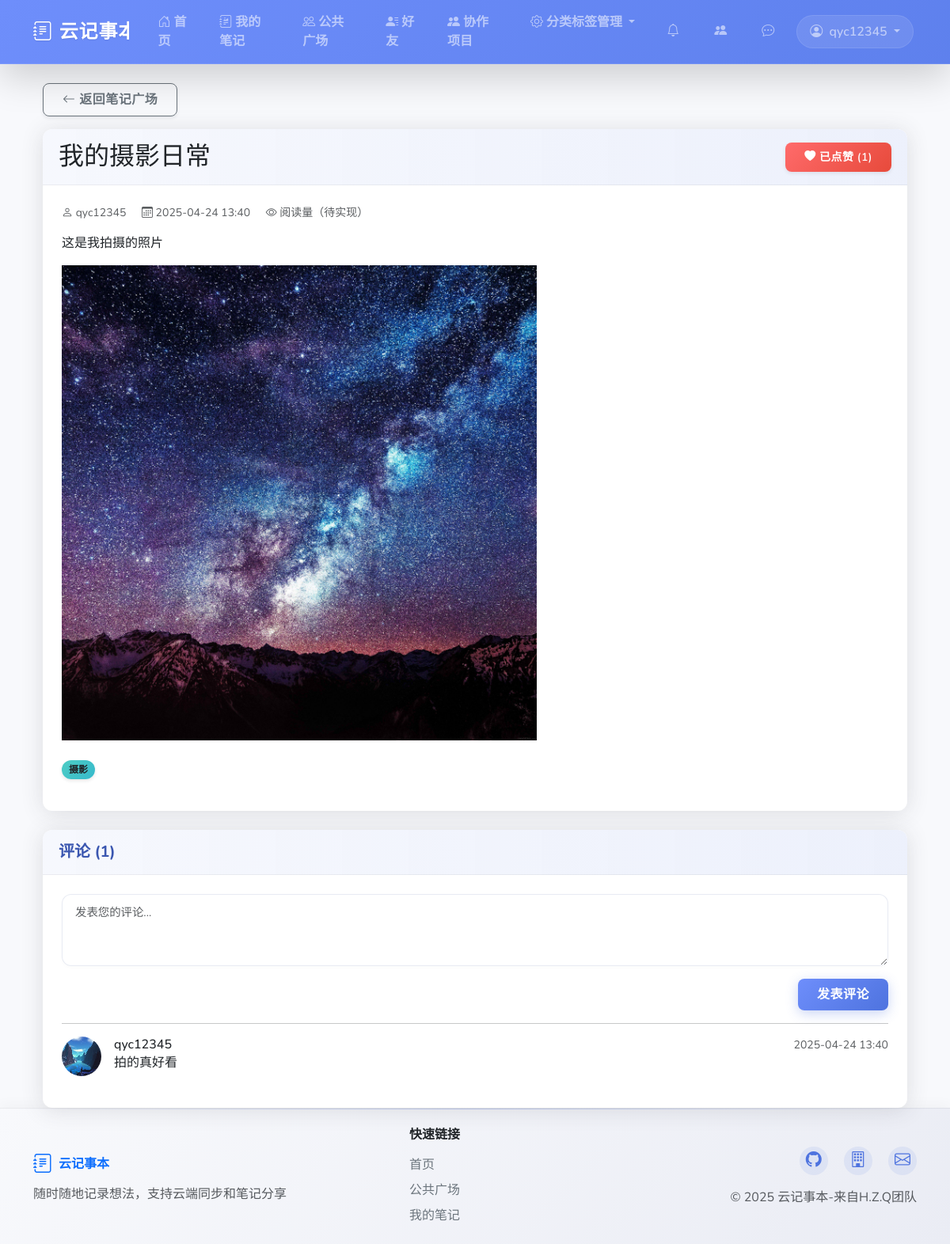
The app's page /sharing/note/16/ (signed in) with its own data.
### notebooks/models.py (models this page shows, shortened)
class Notebook(models.Model):
    title = models.CharField(max_length=200, verbose_name="标题")
    content = HTMLField(verbose_name="内容")
    user = models.ForeignKey(User, on_delete=models.CASCADE, related_name="notebooks", verbose_name="所属用户")
    category = models.ForeignKey(Category, on_delete=models.SET_NULL, null=True, blank=True,
                                 related_name="notebooks", verbose_name="所属分类")
    tags = models.ManyToManyField(Tag, blank=True, related_name="notebooks", verbose_name="标签")
    created_at = models.DateTimeField(auto_now_add=True, verbose_name="创建时间")
    updated_at = models.DateTimeField(auto_now=True, verbose_name="更新时间")
    is_public = models.BooleanField(default=False, verbose_name="是否公开")
    is_featured = models.BooleanField(default=False, verbose_name="是否精选")
    class Meta:
        verbose_name = "笔记"
        verbose_name_plural = "笔记"
        ordering = ['-updated_at']

class Tag(models.Model):
    name = models.CharField(max_length=50, verbose_name="标签名称")
    user = models.ForeignKey(User, on_delete=models.CASCADE, related_name="tags", verbose_name="所属用户")
    created_at = models.DateTimeField(auto_now_add=True, verbose_name="创建时间")
    class Meta:
        verbose_name = "标签"
        verbose_name_plural = "标签"
        ordering = ['name']
        unique_together = ['name', 'user']  # 同一用户不能创建同名标签

### sharing/models.py (models this page shows, shortened)
class Comment(models.Model):
    notebook = models.ForeignKey(Notebook, on_delete=models.CASCADE, related_name='comments', verbose_name="笔记")
    user = models.ForeignKey(User, on_delete=models.CASCADE, related_name='comments', verbose_name="用户")
    content = models.TextField(verbose_name="评论内容")
    created_at = models.DateTimeField(auto_now_add=True, verbose_name="评论时间")
    class Meta:
        verbose_name = "评论"
        verbose_name_plural = "评论"
        ordering = ['-created_at']

### accounts/models.py (models this page shows, shortened)
class Profile(models.Model):
    user = models.OneToOneField(User, on_delete=models.CASCADE)
    avatar = models.ImageField(default='user_dark.png', upload_to='profile_pics')

### sharing/views.py (the view)
# urls.py: path('note/<int:notebook_id>/', views.view_shared_note, name='view_note'),
@login_required
def view_shared_note(request, notebook_id):
    notebook = get_object_or_404(Notebook, id=notebook_id, is_public=True)
    user_liked = Like.objects.filter(notebook=notebook, user=request.user).exists()
    comments = Comment.objects.filter(notebook=notebook)
    if request.method == 'POST':
        comment_form = CommentForm(request.POST)
        if comment_form.is_valid():
            comment = comment_form.save(commit=False)
            comment.notebook = notebook
            comment.user = request.user
            comment.save()
            messages.success(request, '评论发布成功！')
            return redirect('sharing:view_note', notebook_id=notebook.id)
    else:
        comment_form = CommentForm()
    context = {
        'notebook': notebook,
        'user_liked': user_liked,
        'like_count': notebook.likes.count(),
        'comments': comments,
        'comment_form': comment_form
    }
    return render(request, 'sharing/view_shared_note.html', context)

### sharing/forms.py
class CommentForm(forms.ModelForm):
    class Meta:
        model = Comment
        fields = ['content']
        widgets = {
            'content': forms.Textarea(attrs={'class': 'form-control', 'rows': 3, 'placeholder': '发表您的评论...'})
        }

### templates/sharing/view_shared_note.html (shortened to what this page needs)
{% extends 'base.html' %}
{% block content %}
<div class="container">
    <div class="mb-3">
        <a href="{% url 'sharing:public' %}" class="btn btn-outline-secondary">
            <i class="bi bi-arrow-left"></i> 返回笔记广场
        </a>
    </div>
    <div class="card mb-4">
        <div class="card-header d-flex justify-content-between align-items-center">
            <h1 class="card-title h2 mb-0">{{ notebook.title }}</h1>
            <div>
                <form method="post" action="{% url 'sharing:toggle_like' notebook.id %}" class="d-inline">
                    <button type="submit" class="btn btn-sm btn-{% if user_liked %}danger{% else %}outline-danger{% endif %}">
                        <i class="bi bi-heart{% if user_liked %}-fill{% endif %}"></i>
                        {% if user_liked %}已点赞{% else %}点赞{% endif %} ({{ like_count }})
                    </button>
                </form>
            </div>
        </div>
        <div class="card-body">
            <div class="mb-3 text-muted small">
                <span>
                    <i class="bi bi-person"></i> {{ notebook.user.username }}
                </span>
                <span class="ms-3">
                    <i class="bi bi-calendar3"></i> {{ notebook.created_at|date:"Y-m-d H:i" }}
                </span>
                <span class="ms-3">
                    <i class="bi bi-eye"></i> 阅读量（待实现）
                </span>
            </div>
            <div class="content mb-4">
                {{ notebook.content|safe }}
            </div>
            {% if notebook.tags.all %}
            <div class="mb-3">
                {% for tag in notebook.tags.all %}
                <span class="badge bg-info text-dark">{{ tag.name }}</span>
                {% endfor %}
            </div>
            {% endif %}
        </div>
    </div>
    <div class="card">
        <div class="card-header">
            <h3 class="h5 mb-0">评论 ({{ comments.count }})</h3>
        </div>
        <div class="card-body">
            <form method="post" action="{% url 'sharing:view_note' notebook.id %}">
                <div class="mb-3">
                    {{ comment_form.content }}
                </div>
                <div class="text-end">
                    <button type="submit" class="btn btn-primary">发表评论</button>
                </div>
            </form>
            <hr>
            {% if comments %}
                {% for comment in comments %}
                <div class="d-flex mb-3">
                    <div class="flex-shrink-0">
                        <img src="{{ comment.user.profile.avatar.url }}" alt="{{ comment.user.username }}"
                             class="rounded-circle" width="50" height="50">
                    </div>
                    <div class="flex-grow-1 ms-3">
                        <div class="d-flex justify-content-between align-items-center">
                            <h6 class="mb-0">{{ comment.user.username }}</h6>
                            <small class="text-muted">{{ comment.created_at|date:"Y-m-d H:i" }}</small>
                        </div>
                        <p class="mb-1">{{ comment.content }}</p>
                    </div>
                </div>
                {% endfor %}
            {% else %}
                <div class="text-center my-4 text-muted">
                    <p>暂无评论，成为第一个发表评论的人吧！</p>
                </div>
            {% endif %}
        </div>
    </div>
</div>
{% endblock %}

### templates/base.html (shortened to what this page needs)
<!DOCTYPE html>
<html lang="zh-CN">
<head>
    <link href="https://cdn.jsdelivr.net/npm/bootstrap@5.3.2/dist/css/bootstrap.min.css" rel="stylesheet">
    <link href="https://cdn.jsdelivr.net/npm/bootstrap-icons@1.11.0/font/bootstrap-icons.css" rel="stylesheet">
    <link href="/static/css/custom.css" rel="stylesheet">
</head>
<body>
    {% include 'includes/navbar.html' %}
    <main>
        <div class="container mt-4">
            {% block content %}{% endblock %}
        </div>
    </main>
    {% include 'includes/footer.html' %}
</body>
</html>

### templates/includes/navbar.html (shortened to what this page needs)
<nav class="navbar navbar-expand-lg navbar-dark bg-primary shadow-lg sticky-top">
    <div class="container">
        <a class="navbar-brand d-flex align-items-center" href="{% url 'home' %}">
            <i class="bi bi-journal-text me-2 fs-4 nav-icon-pulse"></i>
            <span class="fw-bold">云记事本</span>
        </a>
        <div class="collapse navbar-collapse" id="navbarNav">
            <ul class="navbar-nav me-auto">
                <li class="nav-item">
                    <a class="nav-link rounded-pill px-3 mx-1 nav-btn-hover" href="{% url 'home' %}">
                        <i class="bi bi-house-door me-1"></i>首页
                    </a>
                </li>
                {% if user.is_authenticated %}
                    <li class="nav-item">
                        <a class="nav-link rounded-pill px-3 mx-1 nav-btn-hover" href="{% url 'notebooks:list' %}">
                            <i class="bi bi-journal-richtext me-1"></i>我的笔记
                        </a>
                    </li>
                    <li class="nav-item">
                        <a class="nav-link rounded-pill px-3 mx-1 nav-btn-hover" href="{% url 'sharing:public' %}">
                            <i class="bi bi-people me-1"></i>公共广场
                        </a>
                    </li>
                    <li class="nav-item">
                        <a class="nav-link rounded-pill px-3 mx-1 nav-btn-hover" href="{% url 'friends:home' %}">
                            <i class="bi bi-person-lines-fill me-1"></i>好友
                        </a>
                    </li>
                    <li class="nav-item">
                        <a class="nav-link rounded-pill px-3 mx-1 nav-btn-hover" href="{% url 'collaboration:project_list' %}">
                            <i class="bi bi-people-fill me-1"></i>协作项目
                        </a>
                    </li>
                    <li class="nav-item dropdown">
                        <a class="nav-link dropdown-toggle rounded-pill px-3 mx-1 nav-btn-hover" href="#" id="managementDropdown" role="button" data-bs-toggle="dropdown" aria-expanded="false">
                            <i class="bi bi-gear me-1"></i>分类标签管理
                        </a>
                    </li>
                {% endif %}
            </ul>
            <ul class="navbar-nav">
                {% if user.is_authenticated %}
                    <li class="nav-item">
                        <a class="nav-link rounded-pill px-3 position-relative" href="{% url 'friends:friend_requests' %}" id="notificationBell">
                            <i class="bi bi-bell me-1"></i>
                        </a>
                    </li>
                    <li class="nav-item">
                        <a class="nav-link rounded-pill px-3 position-relative" href="{% url 'collaboration:project_list' %}" id="collaborationBell">
                            <i class="bi bi-people-fill me-1"></i>
                        </a>
                    </li>
                    <li class="nav-item">
                        <a class="nav-link rounded-pill px-3 position-relative" href="{% url 'friends:chat_list' %}" id="messageLink">
                            <i class="bi bi-chat-dots me-1"></i>
                        </a>
                    </li>
                    <li class="nav-item dropdown">
                        <a class="nav-link dropdown-toggle user-dropdown rounded-pill px-3" href="#" id="navbarDropdown" role="button" data-bs-toggle="dropdown">
                            <i class="bi bi-person-circle me-1"></i>
                            <span>{{ user.username }}</span>
                        </a>
                    </li>
                {% endif %}
            </ul>
        </div>
    </div>
</nav>

### templates/includes/footer.html
<footer class="footer py-4 bg-gradient-light">
    <div class="container">
        <div class="row align-items-center">
            <div class="col-md-5 text-center text-md-start">
                <div class="d-flex align-items-center justify-content-center justify-content-md-start">
                    <i class="bi bi-journal-text fs-4 me-2 footer-icon-pulse text-primary"></i>
                    <span class="fw-bold text-primary">云记事本</span>
                </div>
                <p class="text-muted mt-2 mb-0">随时随地记录想法，支持云端同步和笔记分享</p>
            </div>
            <div class="col-md-3 d-none d-md-block">
                <div class="d-flex flex-column">
                    <h6 class="fw-bold mb-3">快速链接</h6>
                    <a href="{% url 'home' %}" class="mb-2 text-decoration-none text-secondary">首页</a>
                    <a href="{% url 'sharing:public' %}" class="mb-2 text-decoration-none text-secondary">公共广场</a>
                    <a href="{% url 'notebooks:list' %}" class="text-decoration-none text-secondary">我的笔记</a>
                </div>
            </div>
            <div class="col-md-4 text-center text-md-end mt-4 mt-md-0">
                <div class="mb-3">
                    <a href="https://github.com/223qyc" class="social-icon-link me-3 fs-5" target="_blank" title="GitHub主页"><i class="bi bi-github"></i></a>
                    <a href="https://www.cug.edu.cn/" class="social-icon-link me-3 fs-5" target="_blank" title="中国地质大学"><i class="bi bi-building"></i></a>
                    <a href="https://mail.qq.com" class="social-icon-link fs-5" target="_blank" title="QQ邮箱"><i class="bi bi-envelope"></i></a>
                </div>
                <span class="text-muted">© 2025 云记事本-来自H.Z.Q团队</span>
            </div>
        </div>
    </div>
</footer>

### records on screen
Notebook: title "我的摄影日常", user.username "qyc12345", created_at "2025-04-24 13:40", content "这是我拍摄的照片", content (picture)
Tag: name "摄影"
Comment: user.profile.avatar (picture), user.username "qyc12345", created_at "2025-04-24 13:40", content "拍的真好看"

### other values on screen
{{ user.username }} "qyc12345"
{{ like_count }} "1"
{{ comments.count }} "1"
